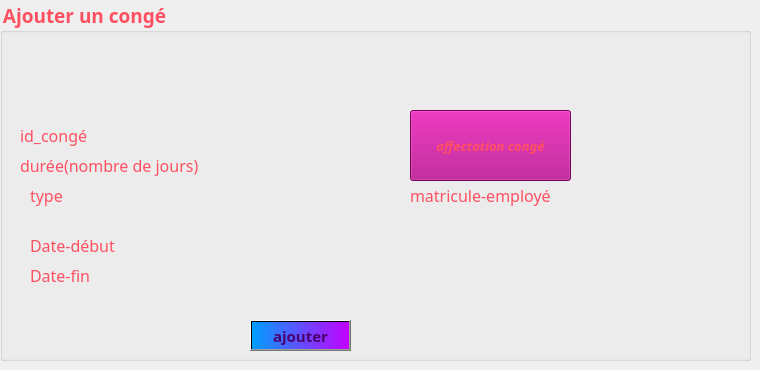
     <widget class="QWidget" name="ajoutercong">
      <attribute name="title">
       <string>Ajouter</string>
      </attribute>
      <widget class="QGroupBox" name="ajouteruncong">
       <property name="geometry">
        <rect>
         <x>0</x>
         <y>0</y>
         <width>751</width>
         <height>361</height>
        </rect>
       </property>
       <property name="font">
        <font>
         <family>Lucida Calligraphy</family>
         <pointsize>14</pointsize>
         <weight>75</weight>
         <bold>true</bold>
        </font>
       </property>
       <property name="styleSheet">
        <string notr="true">color: rgb(255, 80, 97);
</string>
       </property>
       <property name="title">
        <string>Ajouter un congé</string>
       </property>
       <property name="flat">
        <bool>false</bool>
       </property>
       <property name="checkable">
        <bool>false</bool>
       </property>
       <widget class="QLabel" name="label_duree">
        <property name="geometry">
         <rect>
          <x>20</x>
          <y>150</y>
          <width>201</width>
          <height>31</height>
         </rect>
        </property>
        <property name="font">
         <font>
          <family>Lucida Calligraphy</family>
          <pointsize>12</pointsize>
         </font>
        </property>
        <property name="text">
         <string>durée(nombre de jours)</string>
        </property>
       </widget>
       <widget class="QLabel" name="label_id">
        <property name="geometry">
         <rect>
          <x>20</x>
          <y>120</y>
          <width>171</width>
          <height>31</height>
         </rect>
        </property>
        <property name="font">
         <font>
          <family>Lucida Calligraphy</family>
          <pointsize>12</pointsize>
         </font>
        </property>
        <property name="text">
         <string>id_congé</string>
        </property>
       </widget>
       <widget class="QLabel" name="label_datedeb">
        <property name="geometry">
         <rect>
          <x>30</x>
          <y>230</y>
          <width>171</width>
          <height>31</height>
         </rect>
        </property>
        <property name="font">
         <font>
          <family>Lucida Calligraphy</family>
          <pointsize>12</pointsize>
         </font>
        </property>
        <property name="text">
         <string>Date-début</string>
        </property>
       </widget>
       <widget class="QLabel" name="label_type">
        <property name="geometry">
         <rect>
          <x>30</x>
          <y>180</y>
          <width>171</width>
          <height>31</height>
         </rect>
        </property>
        <property name="font">
         <font>
          <family>Lucida Calligraphy</family>
          <pointsize>12</pointsize>
         </font>
        </property>
        <property name="text">
         <string>type</string>
        </property>
       </widget>
       <widget class="QLabel" name="label_datefin">
        <property name="geometry">
         <rect>
          <x>30</x>
          <y>260</y>
          <width>171</width>
          <height>31</height>
         </rect>
        </property>
        <property name="font">
         <font>
          <family>Lucida Calligraphy</family>
          <pointsize>12</pointsize>
         </font>
        </property>
        <property name="text">
         <string>Date-fin</string>
        </property>
       </widget>
       <widget class="QPushButton" name="pushButton_ajouter">
        <property name="geometry">
         <rect>
          <x>250</x>
          <y>320</y>
          <width>101</width>
          <height>31</height>
         </rect>
        </property>
        <property name="font">
         <font>
          <family>Lucida Calligraphy</family>
          <pointsize>11</pointsize>
          <weight>75</weight>
          <bold>true</bold>
         </font>
        </property>
        <property name="styleSheet">
         <string notr="true">background-color: qlineargradient(spread:pad, x1:0, y1:0, x2:1, y2:0, stop:0 rgba(0, 158, 255, 255), stop:1 rgba(195, 0, 255, 255));
color: rgb(74, 0, 111);</string>
        </property>
        <property name="text">
         <string>ajouter</string>
        </property>
       </widget>
       <widget class="QLabel" name="label_photo_7">
        <property name="geometry">
         <rect>
          <x>0</x>
          <y>30</y>
          <width>781</width>
          <height>391</height>
         </rect>
        </property>
        <property name="text">
         <string/>
        </property>
        <property name="pixmap">
         <pixmap>../imagesQT/ajoutcongback.jpg</pixmap>
        </property>
       </widget>
       <widget class="QLabel" name="label_duree_5">
        <property name="geometry">
         <rect>
          <x>410</x>
          <y>180</y>
          <width>171</width>
          <height>31</height>
         </rect>
        </property>
        <property name="font">
         <font>
          <family>Lucida Calligraphy</family>
          <pointsize>12</pointsize>
         </font>
        </property>
        <property name="text">
         <string>matricule-employé</string>
        </property>
       </widget>
       <widget class="QPushButton" name="pushButton_recherchecong_5">
        <property name="geometry">
         <rect>
          <x>410</x>
          <y>110</y>
          <width>161</width>
          <height>71</height>
         </rect>
        </property>
        <property name="font">
         <font>
          <family>Lucida Calligraphy</family>
          <pointsize>10</pointsize>
          <weight>75</weight>
          <italic>true</italic>
          <bold>true</bold>
          <underline>false</underline>
          <strikeout>false</strikeout>
         </font>
        </property>
        <property name="styleSheet">
         <string notr="true">background-color:rgb(170, 0, 127)
</string>
        </property>
        <property name="text">
         <string>affectation congé</string>
        </property>
        <property name="iconSize">
         <size>
          <width>100</width>
          <height>121</height>
         </size>
        </property>
       </widget>
       <zorder>label_photo_7</zorder>
       <zorder>label_duree</zorder>
       <zorder>label_id</zorder>
       <zorder>label_datedeb</zorder>
       <zorder>label_type</zorder>
       <zorder>label_datefin</zorder>
       <zorder>pushButton_ajouter</zorder>
       <zorder>label_duree_5</zorder>
       <zorder>pushButton_recherchecong_5</zorder>
      </widget>
     </widget>
